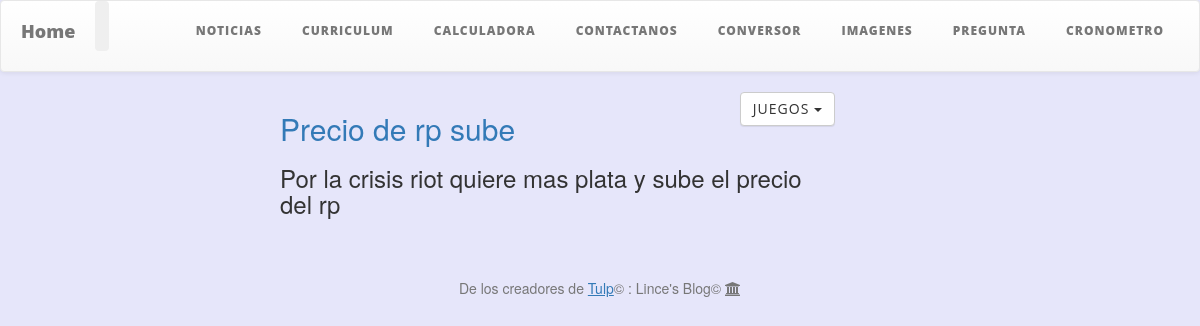
Page /show_categoria/2/ on the committed database.
### blogito/models.py (models this page shows, shortened)
class Categoria(models.Model):
    nombre = models.CharField(u'Título de la Categoría', max_length=100)
    descripcion = models.CharField(u'Descripción de la Categoría', max_length=256)

class Noticia(models.Model):
    class Meta:
        verbose_name = "Noticia"
        verbose_name_plural = "Noticias"
        ordering=['-fecha']
    titulo = models.CharField(u"Titulo",max_length=200)
    noticia = models.TextField(u"Noticia")
    descripcion = models.TextField(u"Descripcion")
    fecha = models.DateTimeField(u'Fecha del Post',auto_now_add=True)
    categoria = models.ManyToManyField('Categoria')
    published = models.BooleanField(u'Publicado?', default=True)
    autor = models.ForeignKey(User)
    def __str__(self):
        return self.titulo

### blogito/views.py (the view)
# urls.py: url(r'^show_categoria/(?P<id_categoria>[0-9]+)/$', 'blogito.views.show_categoria', name='show_categoria'),
def show_categoria(request, id_categoria):
    print "entro"
    context = RequestContext(request)
    noticias = Noticia.objects.filter(published = True, categoria=id_categoria)
    categorias = Categoria.objects.all()
    categoria = Categoria.objects.filter(id=id_categoria)
    no_noticias=False
    if noticias.__str__()=="[]":
        no_noticias=True
    return render_to_response('noticias.html', {'noticias':noticias,"no_noticias":no_noticias,"categorias":categorias,"selected":categoria}, context)

### blogito/templates/noticias.html (shortened to what this page needs)
{% extends 'base.html' %}
{% load staticfiles %}
{% block content %}
    <div class="col-md-10 col-md-offset-0">
            <div class="btn-group" style="float:right;">
              <button type="button" class="btn btn-default dropdown-toggle" data-toggle="dropdown" aria-haspopup="true" aria-expanded="false">
                {% for s in selected %}
                {{s.nombre}}
                {% endfor %} {{seleccionado}} <span class="caret"></span>
              </button>
            </div>
            {% if no_noticias %}
                <img width='100%' height='70%' src="{% static 'css/Images/nonoticias.png' %}">
            {% else %}
                <ul style="list-style-type:none">
                {% for noticia in noticias %}
                <li>
                <div "{% url 'app_blog:show_post' noticia.id %}" class="post-preview">
                        <h2  class="post-title"><a href="{% url 'app_blog:show_post' noticia.id %}">
                            {{ noticia.titulo}}</a>
                        </h2>
                        <h3 class="post-subtitle">
                            {{noticia.descripcion}}
                        </h3>
                </div>
                </li>
                {% endfor %}
                </ul>
            {% endif %}
            </div>
    </div>
</div>
{% endblock %}

### blogito/static/css/clean-blog.css (style rules this page uses)
body { font-family: 'Lora', 'Times New Roman', serif; font-size: 20px; color: #404040; }
h1, h2, h3, h4, h5, h6 { font-family: 'Open Sans', 'Helvetica Neue', Helvetica, Arial, sans-serif; font-weight: 800; }
a { color: #404040; }
.btn { font-family: 'Open Sans', 'Helvetica Neue', Helvetica, Arial, sans-serif; text-transform: uppercase; font-size: 14px; font-weight: 800; letter-spacing: 1px; border-radius: 0; padding: 15px 25px; }
body { webkit-tap-highlight-color: #0085a1; }

### blogito/static/css/style.css (style rules this page uses)
body { height: 100%; }
body { background-color: lavender; }

### rows in the picture
Categoria: nombre "JUEGOS"
Noticia: titulo "Precio de rp sube", descripcion "Por la crisis riot quiere mas plata y sube el precio del rp"
